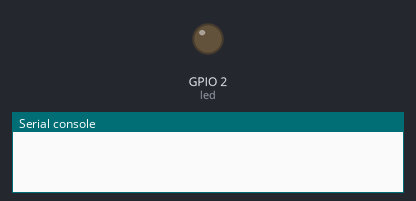
The program below on a simulated ESP32 board running MicroPython. On the bench: output pins drawn as LEDs (lit = HIGH), the last lines printed to the serial console.

Above: at 1.5 s.
At 6.52 s:
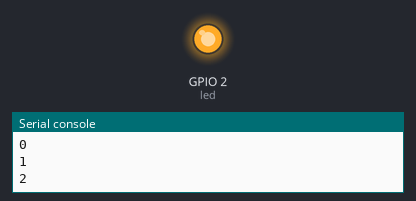
Timing chart, 0 to 6.9 s (numbered marks = the images above):
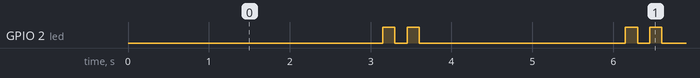

Measured:
- by itself, GPIO 2 (led): repeats every 3.0 s: LOW 0.15 s, HIGH 0.15 s, LOW 2.5 s, HIGH 0.15 s
- by itself, everything shown: repeats every 3.0 s, in 4 steps

The program:

main.py
```python
#Dos interrupciones combinadas
#Heartbeat se utiliza como una señal de vida para saber que el dispositivo sigue activo
#https://wokwi.com/projects/373609335527681025
from machine import Pin, Timer

led = Pin(2, Pin.OUT)
contador=0

def latir(nada):
  global contador
  print(contador)
  if contador > 3:
    #Desactiva o desincializa esta funcion
    #Es decir desactiva esta interrupcion, Timer
    pulsos.deinit()
    contador=0
    return
  led.value(not led.value())
  contador +=1

def heartbeat(nada):
  pulsos.init(period=150, mode=Timer.PERIODIC, callback=latir)

periodo = Timer(0)
periodo.init(period=3000, mode=Timer.PERIODIC, callback=heartbeat)
pulsos = Timer(1)

# esto es independiente es decir que podria tener otras estructuras sin ningun problema
```
